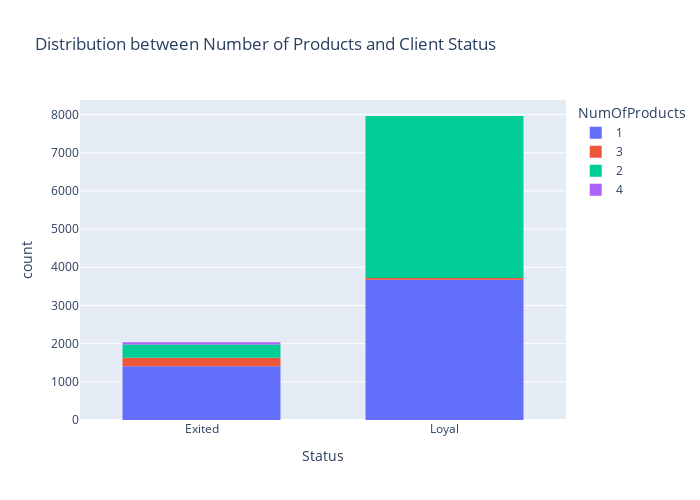

Notebook code for this chart:
### Markdown cell above
Exercise 9.7: \
Как отток клиентов зависит от числа приобретённых у банка услуг? \
Для ответа на этот вопрос постройте многоуровневую столбчатую диаграмму.

### Code cell
#build a histogram
hist_data = px.histogram(
    churn_data,
    x = 'Status',
    color = 'NumOfProducts',
    width = 700,
    height = 500,
    title='Distribution between Number of Products and Client Status'
)
hist_data.update_layout(bargap=0.35)
hist_data.show()

### Figure 1 — Plotly figure (JSON) as saved in the notebook; plotly's stock layout.template omitted (floating-point values rounded to 4 significant figures; data arrays with more than 128 entries replaced by an {"elided": "..."} marker saying what was removed)
{"data": [{"alignmentgroup": "True", "bingroup": "x", "hovertemplate": "NumOfProducts=1<br>Status=%{x}<br>count=%{y}<extra></extra>", "legendgroup": "1", "marker": {"color": "#636efa", "pattern": {"shape": ""}}, "name": "1", "offsetgroup": "1", "orientation": "v", "showlegend": true, "type": "histogram", "x": {"elided": "5084 str values"}, "xaxis": "x", "yaxis": "y"}, {"alignmentgroup": "True", "bingroup": "x", "hovertemplate": "NumOfProducts=3<br>Status=%{x}<br>count=%{y}<extra></extra>", "legendgroup": "3", "marker": {"color": "#EF553B", "pattern": {"shape": ""}}, "name": "3", "offsetgroup": "3", "orientation": "v", "showlegend": true, "type": "histogram", "x": {"elided": "266 str values"}, "xaxis": "x", "yaxis": "y"}, {"alignmentgroup": "True", "bingroup": "x", "hovertemplate": "NumOfProducts=2<br>Status=%{x}<br>count=%{y}<extra></extra>", "legendgroup": "2", "marker": {"color": "#00cc96", "pattern": {"shape": ""}}, "name": "2", "offsetgroup": "2", "orientation": "v", "showlegend": true, "type": "histogram", "x": {"elided": "4590 str values"}, "xaxis": "x", "yaxis": "y"}, {"alignmentgroup": "True", "bingroup": "x", "hovertemplate": "NumOfProducts=4<br>Status=%{x}<br>count=%{y}<extra></extra>", "legendgroup": "4", "marker": {"color": "#ab63fa", "pattern": {"shape": ""}}, "name": "4", "offsetgroup": "4", "orientation": "v", "showlegend": true, "type": "histogram", "x": ["Exited", "Exited", "Exited", "Exited", "Exited", "Exited", "Exited", "Exited", "Exited", "Exited", "Exited", "Exited", "Exited", "Exited", "Exited", "Exited", "Exited", "Exited", "Exited", "Exited", "Exited", "Exited", "Exited", "Exited", "Exited", "Exited", "Exited", "Exited", "Exited", "Exited", "Exited", "Exited", "Exited", "Exited", "Exited", "Exited", "Exited", "Exited", "Exited", "Exited", "Exited", "Exited", "Exited", "Exited", "Exited", "Exited", "Exited", "Exited", "Exited", "Exited", "Exited", "Exited", "Exited", "Exited", "Exited", "Exited", "Exited", "Exited", "Exited", "Exited"], "xaxis": "x", "yaxis": "y"}], "layout": {"bargap": 0.35, "barmode": "relative", "height": 500, "legend": {"title": {"text": "NumOfProducts"}, "tracegroupgap": 0}, "title": {"text": "Distribution between Number of Products and Client Status"}, "width": 700, "xaxis": {"anchor": "y", "domain": [0, 1], "title": {"text": "Status"}}, "yaxis": {"anchor": "x", "domain": [0, 1], "title": {"text": "count"}}}}
